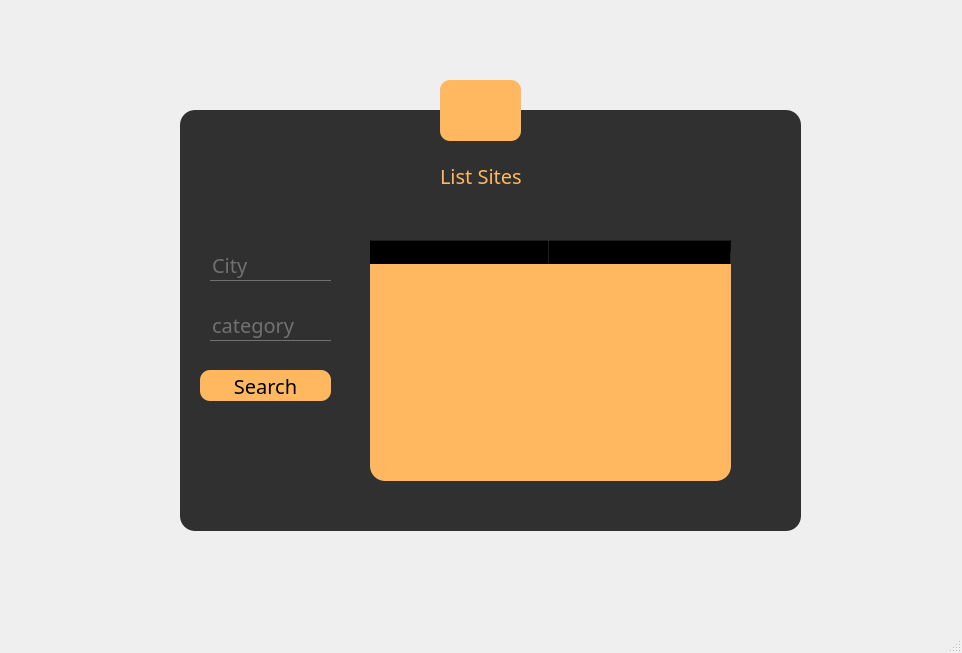
<?xml version="1.0" encoding="UTF-8"?>
<ui version="4.0">
 <class>ListSiteWindow</class>
 <widget class="QMainWindow" name="ListSiteWindow">
  <property name="geometry">
   <rect>
    <x>0</x>
    <y>0</y>
    <width>962</width>
    <height>653</height>
   </rect>
  </property>
  <property name="windowTitle">
   <string>MainWindow</string>
  </property>
  <property name="styleSheet">
   <string notr="true">*{
	font-family:century gothic;
	font-size:20px;
}

QFrame
{
	background:rgba(0,0,0,0.8);
	border-radius:15px;
}
#ListSiteWindow{
	border-image: url(:/pref0/InterfaceChoisie.jpeg);
}
QPushButton
{
background: #ffb860;
border-radius:30px;
}
QToolButton
{
background: #ffb860;
border-radius:15px;
}
QLabel
{
	color:#ffb860;
	background:transparent;
}

QPushButton
{
color:black;
border-radius:10px;
}
QPushButton:hover
{
color:#333;
border-radius:15px;
background:#49ebff;
}
QLineEdit
{
background:transparent;
border:none;
color:#717072;
border-bottom:1px solid #717072;
}
QListView{
	
show-decoration-selected: 1;
border-bottom:1px solid #ffb860;
border-left: 1px solid #ffb860;
border-right:1px solid #ffb860;
border-top:1px solid #ffb860;
background-color:#ffb860;
background: transparent;
background: #ffb860;

}

QTableWidget{
background-color:#ffb860;
	
}
QToolButton
{
background: #ffb860;
border-radius:10px;
}</string>
  </property>
  <widget class="QWidget" name="centralwidget">
   <widget class="QFrame" name="frame">
    <property name="geometry">
     <rect>
      <x>180</x>
      <y>110</y>
      <width>621</width>
      <height>421</height>
     </rect>
    </property>
    <property name="frameShape">
     <enum>QFrame::StyledPanel</enum>
    </property>
    <property name="frameShadow">
     <enum>QFrame::Raised</enum>
    </property>
    <widget class="QLabel" name="label">
     <property name="geometry">
      <rect>
       <x>260</x>
       <y>50</y>
       <width>91</width>
       <height>31</height>
      </rect>
     </property>
     <property name="text">
      <string>List Sites</string>
     </property>
     <property name="textFormat">
      <enum>Qt::AutoText</enum>
     </property>
    </widget>
    <widget class="QLineEdit" name="lineEdit">
     <property name="geometry">
      <rect>
       <x>30</x>
       <y>140</y>
       <width>121</width>
       <height>31</height>
      </rect>
     </property>
     <property name="text">
      <string>City</string>
     </property>
    </widget>
    <widget class="QLineEdit" name="lineEdit_2">
     <property name="geometry">
      <rect>
       <x>30</x>
       <y>200</y>
       <width>121</width>
       <height>31</height>
      </rect>
     </property>
     <property name="text">
      <string>category</string>
     </property>
    </widget>
    <widget class="QPushButton" name="pushButton">
     <property name="geometry">
      <rect>
       <x>20</x>
       <y>260</y>
       <width>131</width>
       <height>31</height>
      </rect>
     </property>
     <property name="text">
      <string>Search</string>
     </property>
    </widget>
    <widget class="QTableWidget" name="tableWidget">
     <property name="geometry">
      <rect>
       <x>190</x>
       <y>130</y>
       <width>361</width>
       <height>241</height>
      </rect>
     </property>
     <property name="rowCount">
      <number>0</number>
     </property>
     <property name="columnCount">
      <number>2</number>
     </property>
     <attribute name="horizontalHeaderDefaultSectionSize">
      <number>180</number>
     </attribute>
     <column>
      <property name="text">
       <string>Sites</string>
      </property>
      <property name="font">
       <font>
        <family>MS Shell Dlg 2</family>
        <pointsize>13</pointsize>
       </font>
      </property>
     </column>
     <column>
      <property name="text">
       <string>Notes Average</string>
      </property>
      <property name="font">
       <font>
        <family>MS Shell Dlg 2</family>
        <pointsize>13</pointsize>
       </font>
      </property>
     </column>
    </widget>
   </widget>
   <widget class="QToolButton" name="toolButton">
    <property name="geometry">
     <rect>
      <x>440</x>
      <y>80</y>
      <width>81</width>
      <height>61</height>
     </rect>
    </property>
    <property name="text">
     <string/>
    </property>
    <property name="icon">
     <iconset resource="images1.qrc">
      <normaloff>:/pref1/images/icon5.jpeg</normaloff>:/pref1/images/icon5.jpeg</iconset>
    </property>
    <property name="iconSize">
     <size>
      <width>64</width>
      <height>30</height>
     </size>
    </property>
   </widget>
  </widget>
  <widget class="QStatusBar" name="statusbar"/>
 </widget>
 <resources>
  <include location="images1.qrc"/>
 </resources>
 <connections/>
</ui>
